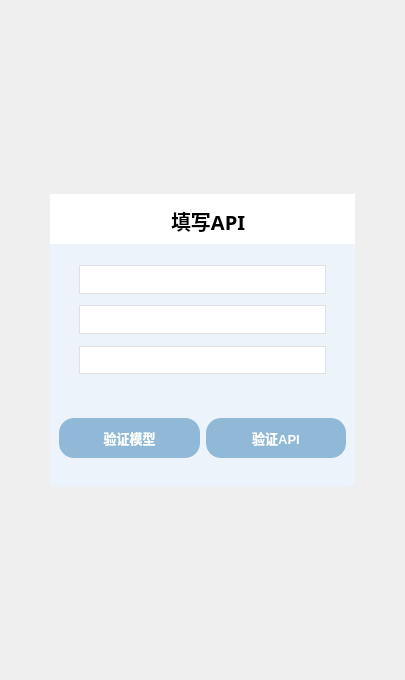
<?xml version="1.0" encoding="UTF-8"?>
<ui version="4.0">
 <class>Widget</class>
 <widget class="QWidget" name="Widget">
  <property name="geometry">
   <rect>
    <x>0</x>
    <y>0</y>
    <width>380</width>
    <height>680</height>
   </rect>
  </property>
  <property name="windowTitle">
   <string>Widget</string>
  </property>
  <property name="styleSheet">
   <string notr="true"/>
  </property>
  <layout class="QGridLayout" name="gridLayout">
   <property name="leftMargin">
    <number>50</number>
   </property>
   <property name="topMargin">
    <number>0</number>
   </property>
   <property name="rightMargin">
    <number>50</number>
   </property>
   <property name="bottomMargin">
    <number>0</number>
   </property>
   <item row="1" column="0">
    <widget class="QWidget" name="widget" native="true">
     <property name="sizePolicy">
      <sizepolicy hsizetype="MinimumExpanding" vsizetype="MinimumExpanding">
       <horstretch>0</horstretch>
       <verstretch>0</verstretch>
      </sizepolicy>
     </property>
     <property name="styleSheet">
      <string notr="true">#widget{
background-color: #ECF3FA;
border-radius:5px;
}
</string>
     </property>
     <layout class="QGridLayout" name="gridLayout_2">
      <property name="leftMargin">
       <number>0</number>
      </property>
      <property name="topMargin">
       <number>0</number>
      </property>
      <property name="rightMargin">
       <number>0</number>
      </property>
      <property name="bottomMargin">
       <number>0</number>
      </property>
      <property name="spacing">
       <number>0</number>
      </property>
      <item row="2" column="0">
       <widget class="QWidget" name="widget_3" native="true">
        <property name="font">
         <font>
          <family>PingFang SC</family>
         </font>
        </property>
        <property name="styleSheet">
         <string notr="true"/>
        </property>
        <layout class="QGridLayout" name="gridLayout_4">
         <property name="leftMargin">
          <number>0</number>
         </property>
         <property name="topMargin">
          <number>12</number>
         </property>
         <property name="rightMargin">
          <number>0</number>
         </property>
         <property name="bottomMargin">
          <number>0</number>
         </property>
         <property name="horizontalSpacing">
          <number>12</number>
         </property>
         <item row="0" column="0">
          <widget class="QWidget" name="widget_2" native="true">
           <property name="sizePolicy">
            <sizepolicy hsizetype="Preferred" vsizetype="Preferred">
             <horstretch>0</horstretch>
             <verstretch>5</verstretch>
            </sizepolicy>
           </property>
           <layout class="QGridLayout" name="gridLayout_6">
            <item row="4" column="1">
             <widget class="QLineEdit" name="API">
              <property name="sizePolicy">
               <sizepolicy hsizetype="Expanding" vsizetype="Fixed">
                <horstretch>1</horstretch>
                <verstretch>1</verstretch>
               </sizepolicy>
              </property>
              <property name="font">
               <font>
                <pointsize>10</pointsize>
               </font>
              </property>
              <property name="styleSheet">
               <string notr="true">    background-color: white;
    border-radius: 15px;
    padding:5px;
border: 1px solid #E0E0E0;</string>
              </property>
              <property name="text">
               <string/>
              </property>
              <property name="echoMode">
               <enum>QLineEdit::EchoMode::Password</enum>
              </property>
              <property name="alignment">
               <set>Qt::AlignmentFlag::AlignCenter</set>
              </property>
             </widget>
            </item>
            <item row="2" column="1">
             <widget class="QLineEdit" name="url">
              <property name="sizePolicy">
               <sizepolicy hsizetype="Expanding" vsizetype="Expanding">
                <horstretch>2</horstretch>
                <verstretch>1</verstretch>
               </sizepolicy>
              </property>
              <property name="font">
               <font>
                <pointsize>10</pointsize>
               </font>
              </property>
              <property name="styleSheet">
               <string notr="true">    background-color: white;
    border-radius: 15px;
   padding: 5px;
border: 1px solid #E0E0E0;</string>
              </property>
              <property name="alignment">
               <set>Qt::AlignmentFlag::AlignCenter</set>
              </property>
             </widget>
            </item>
            <item row="1" column="1">
             <spacer name="verticalSpacer">
              <property name="orientation">
               <enum>Qt::Orientation::Vertical</enum>
              </property>
              <property name="sizeHint" stdset="0">
               <size>
                <width>20</width>
                <height>40</height>
               </size>
              </property>
             </spacer>
            </item>
            <item row="5" column="1">
             <widget class="QComboBox" name="comboBox">
              <property name="styleSheet">
               <string notr="true">QComboBox {
    background-color: white;
    border-radius:15px;
    padding: 5px;
border: 1px solid #E0E0E0;
}

QComboBox:hover {
    border: 1px solid #CFCFCF;
}

QComboBox:focus {
    border: 1px solid #7C3AED;
}

QComboBox QAbstractItemView {
    background: white;
    border: 1px solid #E0E0E0;
    border-radius: 10px;
    padding: 4px;
    selection-background-color: #F3E8FF;
    selection-color: black;
}
QComboBox::down-arrow {
    image: url(:/new/prefix1/go.png);
    width: 12px;
    height: 12px;
}

QComboBox::drop-down {
    width: 24px;
    border: none;
}</string>
              </property>
             </widget>
            </item>
            <item row="4" column="0">
             <spacer name="horizontalSpacer_3">
              <property name="orientation">
               <enum>Qt::Orientation::Horizontal</enum>
              </property>
              <property name="sizeHint" stdset="0">
               <size>
                <width>20</width>
                <height>40</height>
               </size>
              </property>
             </spacer>
            </item>
            <item row="4" column="2">
             <spacer name="horizontalSpacer_4">
              <property name="orientation">
               <enum>Qt::Orientation::Horizontal</enum>
              </property>
              <property name="sizeHint" stdset="0">
               <size>
                <width>20</width>
                <height>20</height>
               </size>
              </property>
             </spacer>
            </item>
           </layout>
          </widget>
         </item>
         <item row="1" column="0">
          <widget class="QWidget" name="widget_4" native="true">
           <property name="sizePolicy">
            <sizepolicy hsizetype="Preferred" vsizetype="Preferred">
             <horstretch>0</horstretch>
             <verstretch>9</verstretch>
            </sizepolicy>
           </property>
           <layout class="QGridLayout" name="gridLayout_5">
            <item row="0" column="0">
             <widget class="QPushButton" name="model">
              <property name="sizePolicy">
               <sizepolicy hsizetype="Minimum" vsizetype="Fixed">
                <horstretch>2</horstretch>
                <verstretch>0</verstretch>
               </sizepolicy>
              </property>
              <property name="font">
               <font>
                <pointsize>10</pointsize>
                <bold>true</bold>
               </font>
              </property>
              <property name="styleSheet">
               <string notr="true">QPushButton#model {
    background-color: #8FB9D6;
    color: white;
    border-radius:15px;
    padding: 10px;
    border: none;
}

QPushButton#model:hover {
    background-color: #3B82F6;
}

QPushButton#model:pressed {
    background-color: #1D4ED8;
}
</string>
              </property>
              <property name="text">
               <string>验证模型</string>
              </property>
             </widget>
            </item>
            <item row="0" column="1">
             <widget class="QPushButton" name="loginButton">
              <property name="sizePolicy">
               <sizepolicy hsizetype="Fixed" vsizetype="Fixed">
                <horstretch>2</horstretch>
                <verstretch>5</verstretch>
               </sizepolicy>
              </property>
              <property name="maximumSize">
               <size>
                <width>300</width>
                <height>50</height>
               </size>
              </property>
              <property name="font">
               <font>
                <pointsize>10</pointsize>
                <bold>true</bold>
               </font>
              </property>
              <property name="styleSheet">
               <string notr="true">QPushButton#loginButton {
    background-color: #8FB9D6;
    color: white;
    border-radius:15px;
    padding: 10px;
    border: none;
}

QPushButton#loginButton:hover {
    background-color: #3B82F6;
}

QPushButton#loginButton:pressed {
    background-color: #1D4ED8;
}
</string>
              </property>
              <property name="text">
               <string>验证API</string>
              </property>
             </widget>
            </item>
           </layout>
          </widget>
         </item>
        </layout>
       </widget>
      </item>
      <item row="1" column="0">
       <widget class="QWidget" name="AzurChat" native="true">
        <property name="maximumSize">
         <size>
          <width>16777215</width>
          <height>50</height>
         </size>
        </property>
        <property name="font">
         <font>
          <family>PingFang SC</family>
          <italic>false</italic>
          <bold>true</bold>
          <stylestrategy>PreferDefault</stylestrategy>
         </font>
        </property>
        <property name="autoFillBackground">
         <bool>false</bool>
        </property>
        <property name="styleSheet">
         <string notr="true">background-color: #FFFFFF;</string>
        </property>
        <layout class="QGridLayout" name="gridLayout_3">
         <property name="topMargin">
          <number>12</number>
         </property>
         <item row="0" column="3">
          <spacer name="horizontalSpacer_2">
           <property name="orientation">
            <enum>Qt::Orientation::Horizontal</enum>
           </property>
           <property name="sizeHint" stdset="0">
            <size>
             <width>100</width>
             <height>20</height>
            </size>
           </property>
          </spacer>
         </item>
         <item row="0" column="1">
          <spacer name="horizontalSpacer">
           <property name="orientation">
            <enum>Qt::Orientation::Horizontal</enum>
           </property>
           <property name="sizeHint" stdset="0">
            <size>
             <width>70</width>
             <height>20</height>
            </size>
           </property>
          </spacer>
         </item>
         <item row="0" column="2">
          <widget class="QLabel" name="label">
           <property name="sizePolicy">
            <sizepolicy hsizetype="Preferred" vsizetype="Preferred">
             <horstretch>1</horstretch>
             <verstretch>0</verstretch>
            </sizepolicy>
           </property>
           <property name="font">
            <font>
             <family>PingFang SC</family>
             <pointsize>15</pointsize>
             <italic>false</italic>
             <bold>true</bold>
             <stylestrategy>PreferDefault</stylestrategy>
            </font>
           </property>
           <property name="text">
            <string>填写API</string>
           </property>
          </widget>
         </item>
         <item row="0" column="0">
          <widget class="QPushButton" name="login">
           <property name="styleSheet">
            <string notr="true">QPushButton {
    border: none;
    padding: 2px;
}

QPushButton:hover {
    background-color: #e6e6e6;
    border-radius: 4px;
}

QPushButton:pressed {
    background-color: #d0d0d0;
}</string>
           </property>
           <property name="text">
            <string/>
           </property>
           <property name="icon">
            <iconset resource="pic.qrc">
             <normaloff>:/new/prefix1/go.png</normaloff>:/new/prefix1/go.png</iconset>
           </property>
           <property name="iconSize">
            <size>
             <width>20</width>
             <height>20</height>
            </size>
           </property>
          </widget>
         </item>
        </layout>
       </widget>
      </item>
     </layout>
    </widget>
   </item>
   <item row="0" column="0">
    <widget class="QWidget" name="widget_5" native="true">
     <property name="sizePolicy">
      <sizepolicy hsizetype="Preferred" vsizetype="Preferred">
       <horstretch>0</horstretch>
       <verstretch>5</verstretch>
      </sizepolicy>
     </property>
    </widget>
   </item>
   <item row="2" column="0">
    <widget class="QWidget" name="widget_6" native="true">
     <property name="sizePolicy">
      <sizepolicy hsizetype="Preferred" vsizetype="Preferred">
       <horstretch>0</horstretch>
       <verstretch>5</verstretch>
      </sizepolicy>
     </property>
    </widget>
   </item>
  </layout>
 </widget>
 <resources>
  <include location="pic.qrc"/>
 </resources>
 <connections/>
</ui>
